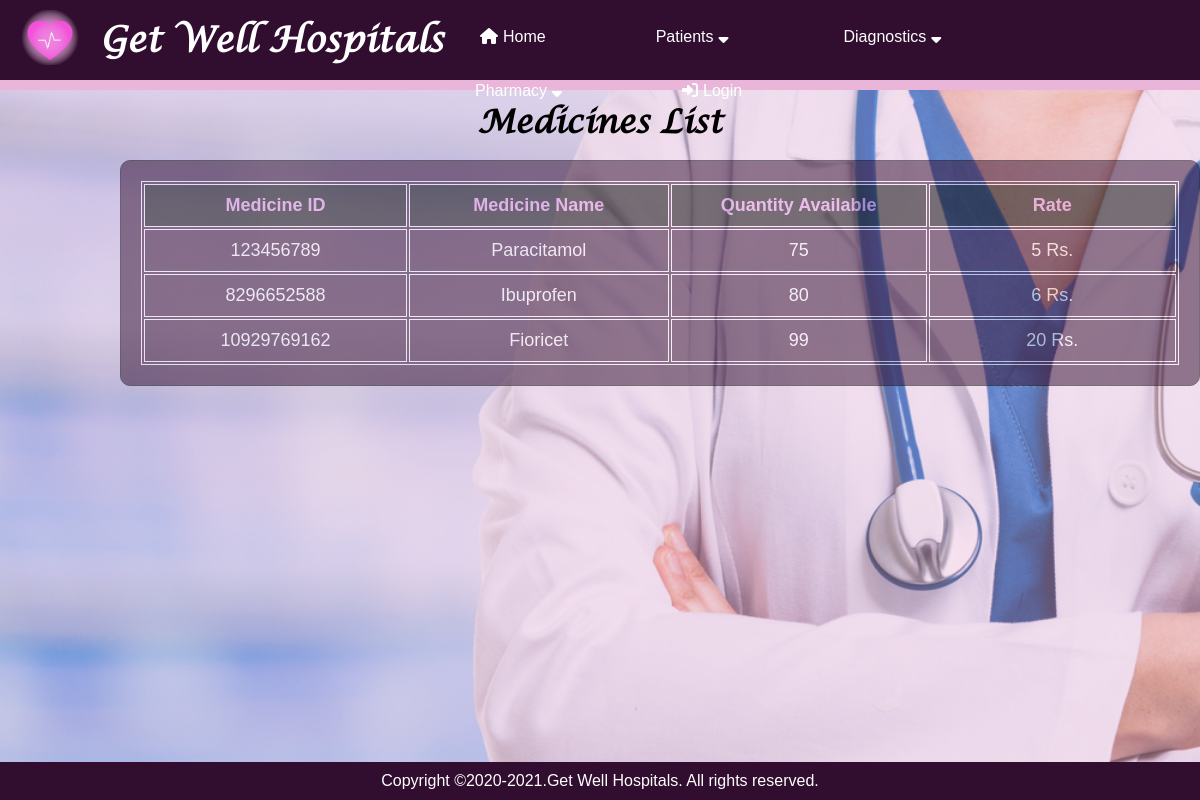
Page /medicine_list on the earlier database version.
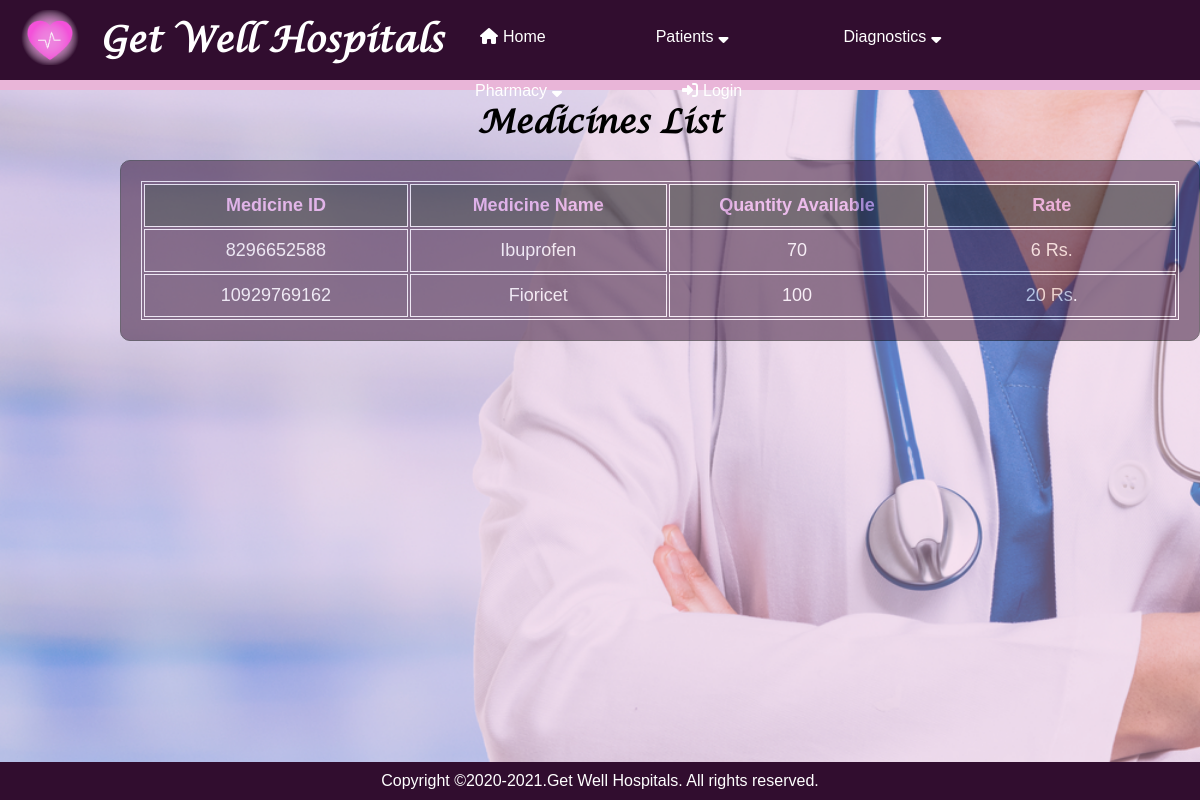
Same page on the later database version.
### application/routes.py (models this page shows)
class Medicine(db.Model):
    __tablename__ = 'medicine'
    medicine_id = Column(Integer, primary_key=True)
    medicine_name = Column(String)
    quantity_available = Column(Integer)
    rate = Column(Integer)

### application/routes.py (the view)
@app.route("/medicine_list")
def medicine_list():
    medicines = Medicine.query.all()
    return render_template("medicine_list.html", medicines=medicines)

### application/templates/medicine_list.html
{% extends "layout.html" %}
{% block content %}
<h1>Medicines List</h1>
<div class="background_table" style="left: 10%;">
<div style="opacity:inherit 200%;">
    <table style="width:100%">
        <tr style="color: rgb(235, 157, 235);" >
          <th>Medicine ID</th>
          <th>Medicine Name</th>
          <th>Quantity Available</th>
          <th>Rate</th>
        </tr>
        {% for med in medicines %}
        <tr>
            <td>{{med.medicine_id}}</td>
            <td>{{med.medicine_name}}</td>
            <td>{{med.quantity_available}}</td>
            <td>{{med.rate}} Rs.</td>
        </tr>
        {% endfor %}
      </table>
    </div>
</div>
{% endblock %}

### application/templates/layout.html (shortened to what this page needs)
<!DOCTYPE html>
<html lang="en" dir="ltr">
  <head>
    <link rel="stylesheet" href="{{ url_for('static',filename='css/pages.css') }}">
    <link rel="stylesheet" href="https://stackpath.bootstrapcdn.com/font-awesome/4.7.0/css/font-awesome.min.css">
    <nav>
      <img class="image" src="{{ url_for('static',filename='images/HMS-logo2.png') }}">
      <label class="logo">Get Well Hospitals</label>
      <ul>
        <a href="/home"><li><i class="fa fa-home" ></i>Home</a></li>
        <a><li>Patients<i class="fa fa-sort-desc" aria-hidden="true"></i>
        </li></a>
        <a><li>Diagnostics<i class="fa fa-sort-desc" aria-hidden="true"></i></a>
        <a><li>Pharmacy<i class="fa fa-sort-desc" aria-hidden="true"></i>
        </li></a>
       {% if login %}
        <a href="/logout"><li><i class="fas fa-sign-out-alt"></i>Logout</a>
        {% else %}
        <a href="/login"><li><i class="fas fa-sign-in-alt"></i>Login</a>
          {% endif %}
      </ul>
    </nav>
  </head>
  <body>
    {% block content %}
    {% endblock %}
  </body>
    <footer style="padding-top: 10px;">
        <p>Copyright &copy;2020-2021.Get Well Hospitals. All rights reserved.</p>
    </footer>
  </html>

### application/static/css/pages.css (style rules this page uses)
* { padding: 0; margin: 0; text-decoration: none; list-style: none; box-sizing: border-box; }
body { font-family: 'Lucida Calligraphy'; }
label.logo { color: white; font-size: 35px; line-height: 80px; padding: 0 100px; font-weight: bold; }
nav { background: #310d2f; border-bottom:10px solid #e9b5d8; height: auto; float: left; width: 100%; z-index: 2; }
nav ul { float:left; display: block; position: absolute; text-decoration: none; text-align: center; top:10px; left:35%; color:white; }
nav ul li { float: left; list-style: none; position: relative; padding:10px 50px; font-family: 'Franklin Gothic Medium', 'Arial Narrow', Arial, sans-serif; color:white; border-radius: 5px; }
nav ul li a { display: block; padding:8px 5px; color:white; text-decoration: none; }
nav .fa,.fas { padding-left:5px; padding-right:5px; }
body { background: url(/static/images/bg6.png) no-repeat; background-size: cover; background-color: #e9b5d8; background-position: 30% 15% ; }
.image { position: absolute; width:80px; padding: 10px; margin-left:10px; height:auto; float: left; }
footer { position:fixed; bottom:0; font-family:'Franklin Gothic Medium', 'Arial Narrow', Arial, sans-serif; text-align: center; color: white; background-color: #310d2f; padding-bottom:10px; width:100%; }
h1 { text-align: center; padding-top: 100px; }
table { text-align: left; position: relative; opacity: 100%; font-family: 'Franklin Gothic Medium', 'Arial Narrow', Arial, sans-serif; font-size: 18px; }
th { padding: 10px; position: relative; width:300px; opacity: 100%; }
.background_table { background-color: #310d2f; color: white; font-family: 'Franklin Gothic Medium', 'Arial Narrow', Arial, sans-serif;; position: absolute; opacity: 50%; top:20%; border: 1px solid black; padding:20px; margin-bottom: 100px; border-radius: 10px; z-index:-1; }
.background_table table { stroke:10px; border: 1px solid white; }
.background_table table tr { text-align: center; border: 1px solid white; }
.background_table table tr td { text-align: center; padding:10px; border: 1px solid white; }
.background_table table tr th { text-align: center; padding:10px; border: 1px solid white; background-color: black; }

Differences in the rows shown:
removed Medicine: medicine_id "123456789", medicine_name "Paracitamol", quantity_available "75", rate "5"
changed Medicine "Ibuprofen": quantity_available "80" → "70"
changed Medicine "Fioricet": quantity_available "99" → "100"
